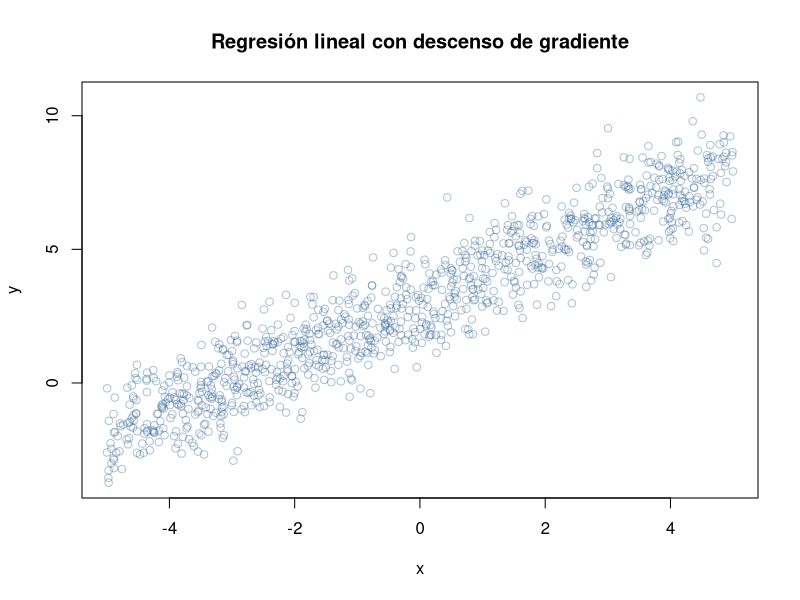
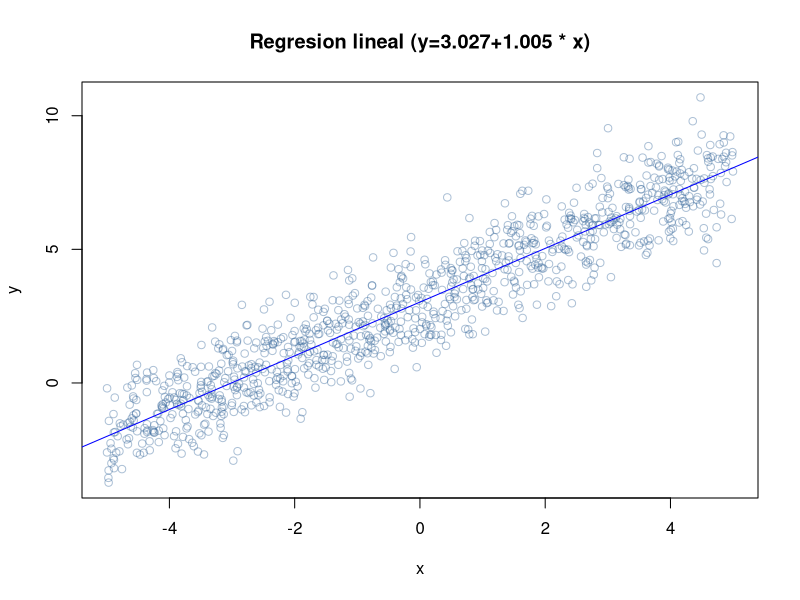
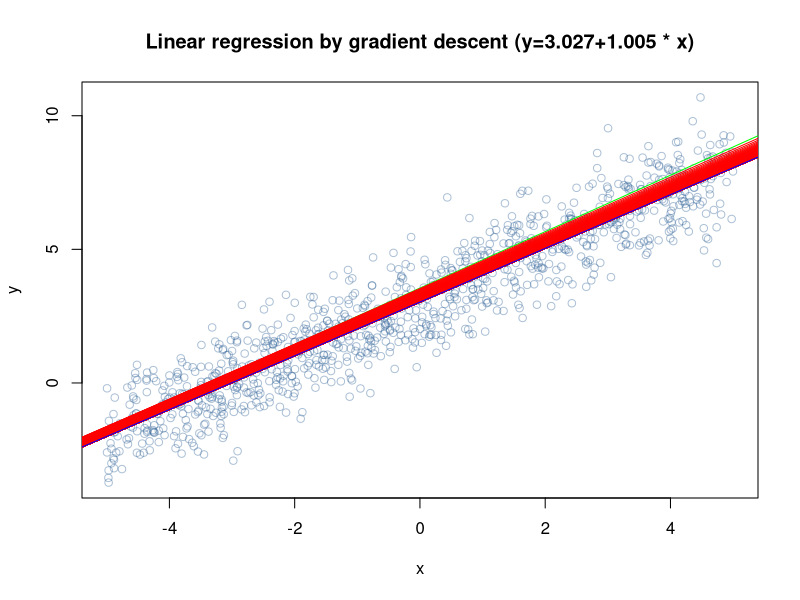

Generate these figures, in order, with R:
## ---- chunk 1
knitr::opts_chunk$set(echo = TRUE)
## ---- chunk 2
rm(list=ls())
## ---- chunk 3
x <- runif(1000, -5, 5)
y <- x + rnorm(1000) + 3
plot(x,y, col=rgb(0.2,0.4,0.6,0.4), main='Regresión lineal con descenso de gradiente')
## ---- chunk 4
res <- lm( y ~ x )

m <- round(as.numeric(res$coefficients['(Intercept)']), 3)
b <- round(as.numeric(res$coefficients['x']), 3)

c(m, b)

titulo = paste('Regresion lineal (y=',m,'+',b," * x)", sep='')

plot(x,y, col=rgb(0.2,0.4,0.6,0.4), main= titulo) + abline(res, col='blue')
## ---- chunk 5
# función de error
cost <- function(X, y, theta) {
  sum( (X %*% theta - y)^2 ) / (2*length(y))
}

## Parámetros
    # Tasa de crecimiento
    alpha <- 0.04
    
    # Número máximo de iteraciones
    num_iters <- 250

# Guardamos la historia de los costos y los coefinicientes
cost_history <- double(num_iters)
theta_history <- list(num_iters)

# Coeficientes iniciales aleatorios
theta <- matrix(c(runif(1, -5, 5), runif(1, -5, 5)), nrow=2)

# add a column of 1's for the intercept coefficient
X <- cbind(1, matrix(x))

i <-1
# Descenso del gradiente
while(i <= num_iters ){
  #Error en lo predicho vs lo real
  error <- (X %*% theta - y)
  
  delta <- t(X) %*% error / length(y)
  #Nuevos parametros
  theta <- theta - alpha * delta
  
  #Almacenamos el costo
  cost_history[i] <- cost(X, y, theta)
  #Almacenamos los parametros
  theta_history[[i]] <- theta
  i <- i+1
}

m <- round(theta[1,1], 3)
b <- round(theta[2,1], 3)

titulo = paste('Linear regression by gradient descent (y=',m,'+',b," * x)", sep='')

plot(x,y, col=rgb(0.2,0.4,0.6,0.4), main=titulo)
for (i in 1:num_iters) {
  color = ifelse(i==1, 'green', 'red')
  abline(coef=theta_history[[i]], col=color)
}
abline(coef=theta, col='blue')
